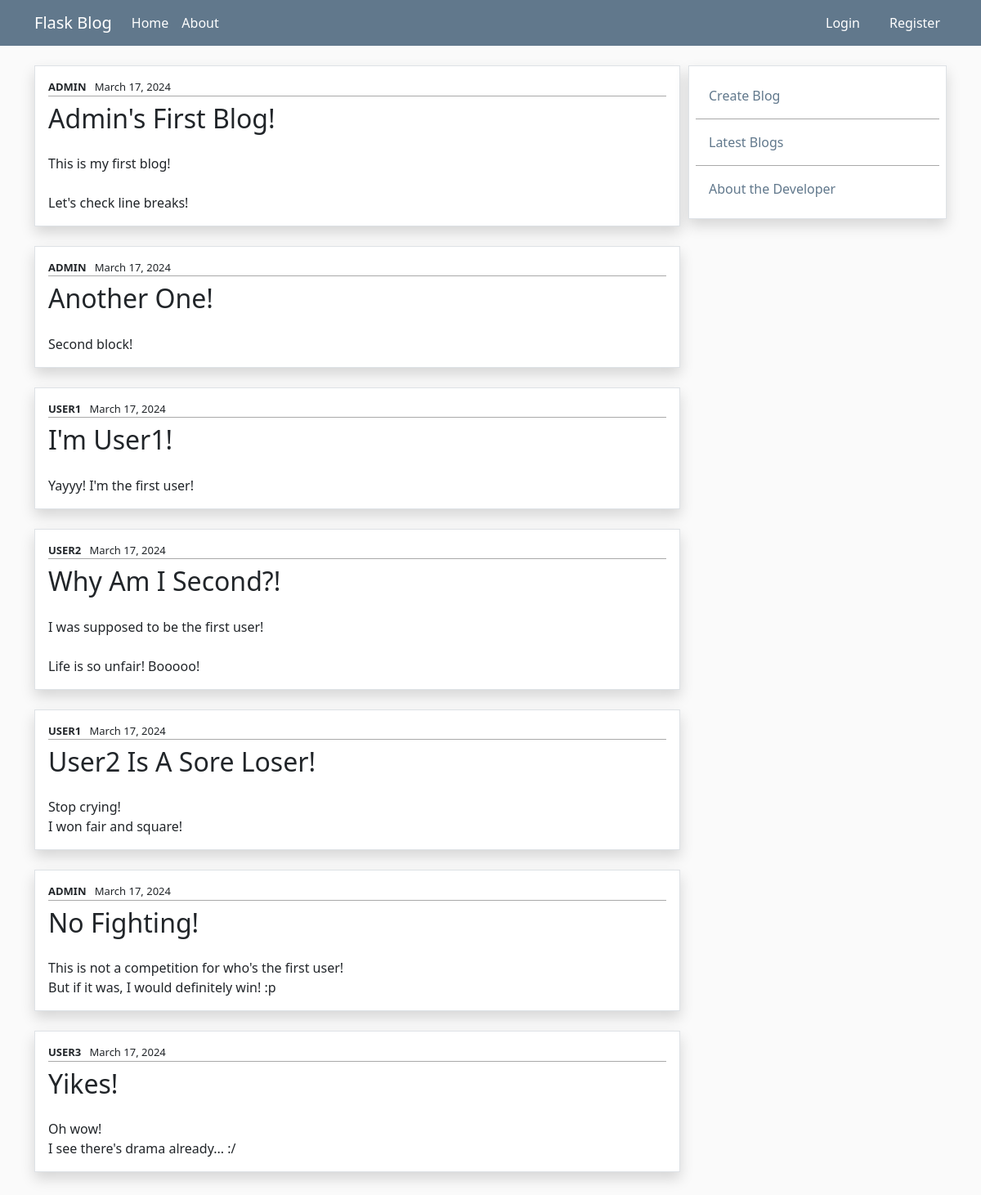
Page /home on the earlier database version.
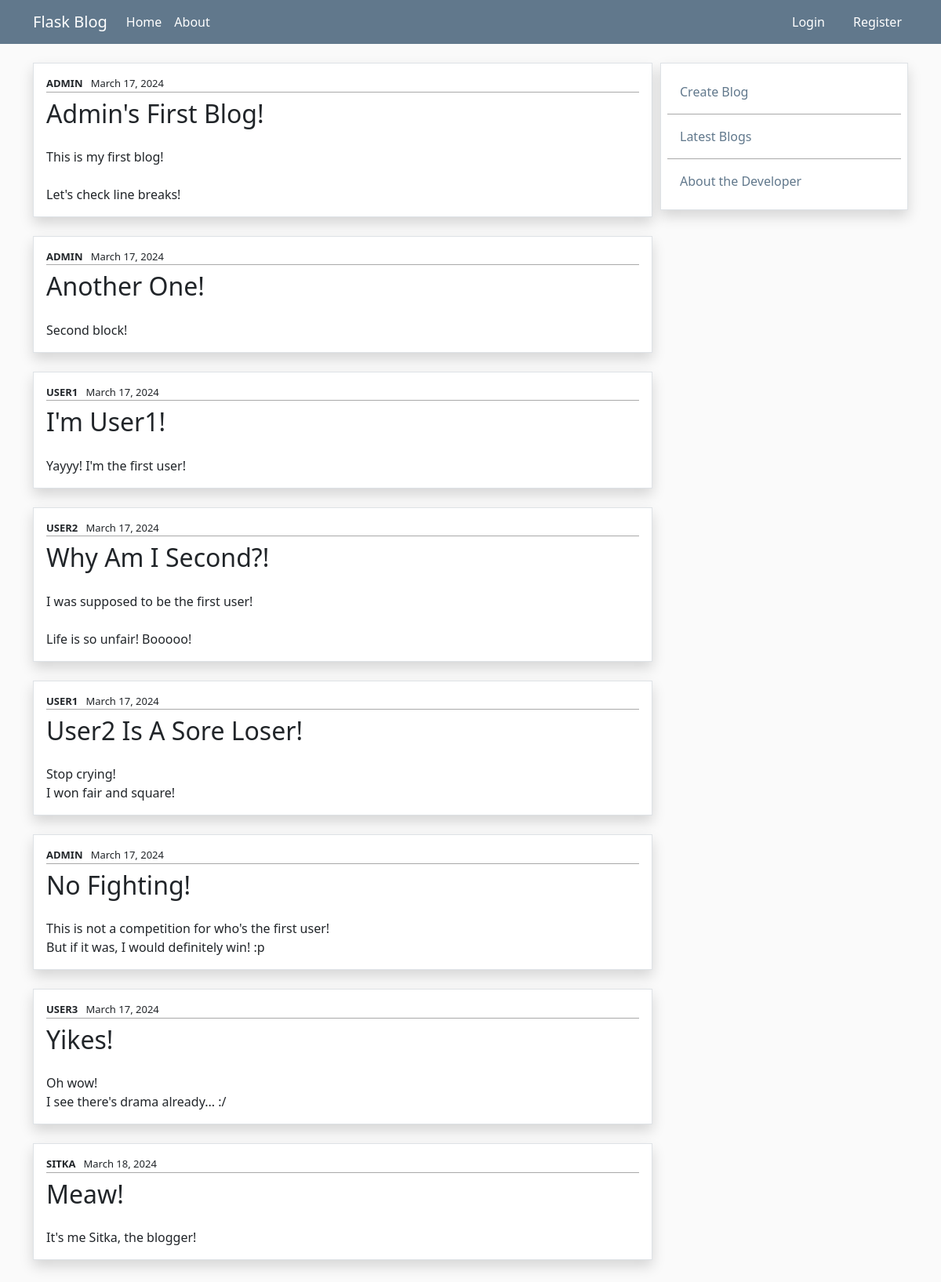
Same page on the later database version.
### app.py (models this page shows, shortened)
class Users(db.Model, UserMixin):
    id = db.Column(db.Integer, primary_key=True)
    username = db.Column(db.String(100), nullable=False, unique=True)
    email = db.Column(db.String(100), nullable=False, unique=True)
    hashed_password = db.Column(db.String(500), nullable=False)
    date_added = db.Column(db.DateTime, default = datetime.now())
    blogs = db.relationship('Blogs', backref='author')
    @property
    def password(self):
        '''Make sure password cannot be accessed'''
        raise AttributeError('Password cannot be accessed!')

class Blogs(db.Model):
    id = db.Column(db.Integer, primary_key=True)
    blog_title = db.Column(db.String(100), nullable=False)
    blog_content = db.Column(db.Text, nullable=False)
    date_posted = db.Column(db.DateTime, default=datetime.now())
    author_id = db.Column(db.Integer, db.ForeignKey('users.id'))

### app.py (the view)
@app.route("/")
@app.route("/home")
def index():
    blogs = Blogs.query.order_by(Blogs.id)
    users_with_blogs = Users.query.filter(Users.blogs.any()).all()
    return render_template("index.html", blogs=blogs, users_with_blogs=users_with_blogs)

### templates/index.html (shortened to what this page needs)
{% extends 'base.html' %}
{% block content %}
    {% for blog in blogs %}
        <div class="border container shadow p-3" style="background-color: white;">
            {% set author = None %}
            {% for user in users_with_blogs %}
                {% if user.id == blog.author_id %}
                    {% set author = user.username %}
                    <div style= "font-size: small; border-bottom: 1px solid darkgray;">
                            <strong style="text-transform: uppercase;">{{ author }}</strong>&nbsp;&nbsp;
                            {{ blog.date_posted.strftime('%B %d, %Y') }}
                    </div>
                    {% set break_loop = true %}
                {% endif %}
            {% endfor %}
                <div style="margin-top: 8px;">
                    <h2 style="margin-bottom: 0; padding-bottom: 0; text-transform: capitalize;"> {{ blog.blog_title }} </h2>
                </div>
                <div style="white-space: pre-line; padding-top: 0;">
                    {{ blog.blog_content.strip() | safe }}
                </div>
        </div>
        <br/>
    {% endfor %}
        <br/>
        <br/>
{% endblock %}

Differences in the rows shown:
added Blogs: date_posted "March 18, 2024", blog_title "Meaw!", blog_content.strip "It's me Sitka, the blogger!"
added Users: username "SITKA", shown under "Meaw!"
